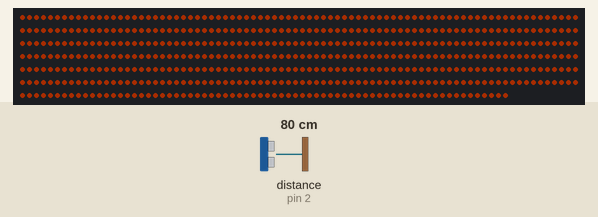
Recording of a sketch running on a simulated Arduino Uno, built with avr-gcc and run on an emulated ATmega328P. Parts: 550 RGB LEDs in strip order, left to right, continuing on the next row. Wiring (inferred from the names in the program): ultrasonic range finder: trigger pin 3; echo pin 2. Inputs (shaded band) come from the test bench; at power-on: distance to the obstacle (sensor on pin 2) 80 cm. The echo pulse lasts 58.3 µs per cm; dim RGB values are drawn brighter than linear.

Above: at 6.2 s.
6.3 s: distance to the obstacle (sensor on pin 2) set to 250 cm
At 7.5 s:
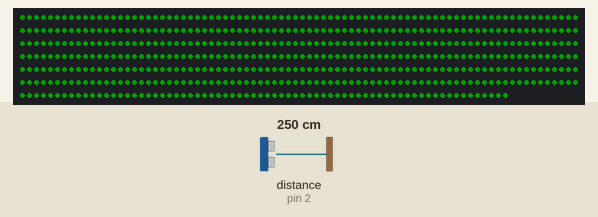
7.8 s: distance to the obstacle (sensor on pin 2) set to 197 cm
At 8.4 s:
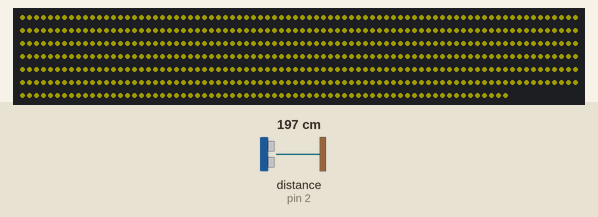
9.3 s: distance to the obstacle (sensor on pin 2) set to 299 cm
At 10.5 s:
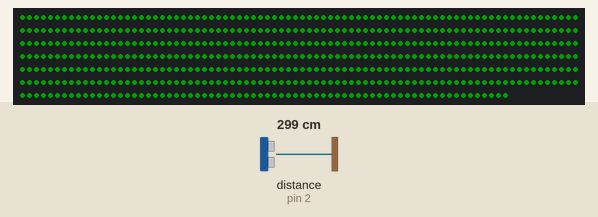
Timing chart, 0 to 12.3 s (numbered marks = the images above; inputs shaded):
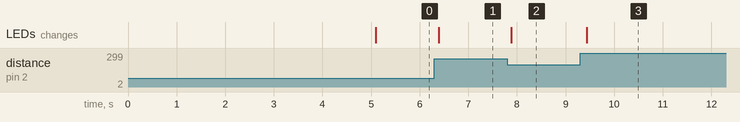

Measured:
- after the input at 6.3 s, the LEDs: change after 0.09 s (image 1)
- after the input at 7.8 s, the LEDs: change after 0.08 s (image 2)
- after the input at 9.3 s, the LEDs: change after 0.14 s (image 3)

The sketch:

forestCode.ino
```cpp
#include <Adafruit_NeoPixel.h>
#ifdef __AVR__
#include <avr/power.h> // Required for 16 MHz Adafruit Trinket
#endif

// Which pin on the Arduino is connected to the NeoPixels?
// On a Trinket or Gemma we suggest changing this to 1:
#define LED_PIN    6

// How many NeoPixels are attached to the Arduino?
#define LED_COUNT 550


// Declare our NeoPixel strip object:
Adafruit_NeoPixel strip(LED_COUNT, LED_PIN, NEO_GRB + NEO_KHZ800);
// Argument 1 = Number of pixels in NeoPixel strip
// Argument 2 = Arduino pin number (most are valid)
// Argument 3 = Pixel type flags, add together as needed:
//   NEO_KHZ800  800 KHz bitstream (most NeoPixel products w/WS2812 LEDs)
//   NEO_KHZ400  400 KHz (classic 'v1' (not v2) FLORA pixels, WS2811 drivers)
//   NEO_GRB     Pixels are wired for GRB bitstream (most NeoPixel products)
//   NEO_RGB     Pixels are wired for RGB bitstream (v1 FLORA pixels, not v2)
//   NEO_RGBW    Pixels are wired for RGBW bitstream (NeoPixel RGBW products)


//Values used to test, without loosing the calibrated values
//unsigned long gunshotTime[] = {63000, 98000, 193000, 275000};
//unsigned long gunshotEnd[] = {66000, 102000, 199000};

//Papa Bois Values: values needed to be calibrated taking into account that the pixels take roughly 5 secs to change
unsigned long gunshotTime[] = {25000, 41000, 80500, 130000};
unsigned long gunshotEnd[] = {29000, 43800, 85200};

//RGB Values of the NeoPixels
int Rcolor, Gcolor, Bcolor, treeBright;
int UltraRcolor, UltraGcolor, UltraBcolor, UltraTreeBright;

const int ledPin =  8;// the number of the LED pin

// Variables will change:
int ledState = LOW;             // ledState used to set the LED

boolean gunRing = false;       // boolean used to determine whether to prioritise sound values or ultrasonic values

const int pingPin = 3; // Trigger Pin of Ultrasonic Sensor
const int echoPin = 2; // Echo Pin of Ultrasonic Sensor

unsigned long UltraPreviousMillis = 0;

const long UltraInterval = 100;


void setup() {
  // put your setup code here, to run once:

  Serial.begin(9600);
  Rcolor = 0;
  Gcolor = 150;
  Bcolor = 0;
  treeBright = 50;

  UltraRcolor = 0;
  UltraGcolor = 150;
  UltraBcolor = 0;
  UltraTreeBright = 150;

#if defined(__AVR_ATtiny85__) && (F_CPU == 16000000)
  clock_prescale_set(clock_div_1);
#endif
  // END of Trinket-specific code.

  strip.begin();           // INITIALIZE NeoPixel strip object (REQUIRED)

  // initiating with blue and giving a delay so as to set up all the trees before the music starts
    for (int i = 0; i < strip.numPixels(); i += 2) {
      strip.setPixelColor(i, strip.Color(0, 0, 150));
    }
  strip.show();
//  Turn OFF all pixels ASAP
  strip.setBrightness(treeBright); // Set BRIGHTNESS to about 1/5 (max = 255)

  pinMode(echoPin, INPUT);

  delay(5000);
}

void loop() {
  // put your main code here, to run repeatedly:

  CheckTime();
  ultraSonicMeasure();
  DistPix(strip.Color(UltraRcolor,   UltraGcolor,   UltraBcolor)); // Red);
  //  SoundPix(strip.Color(Rcolor,   Gcolor,   Bcolor)); // Red

}


//Checks the time of millis and change color when the gun shot rings (coded to music)
void CheckTime() {
  unsigned long currentMillis = millis();

  for (int i = 0; i < 4; i++) {
    if (currentMillis > gunshotTime[i] && currentMillis < gunshotEnd[i]) {
      gunRing = true;
      UltraRcolor = 150;
      UltraGcolor = 0;
      UltraBcolor = 0;
      //      ledState = HIGH;
      treeBright = 50 * (i + 2);
    } else if (currentMillis > gunshotEnd[i] && currentMillis < gunshotTime[i + 1]) {
      gunRing = false;
      UltraRcolor = 0;
      UltraGcolor = 150;
      UltraBcolor = 0;
      //      ledState = LOW;
      treeBright = 50;

    }
  }
}

//Changes all the even lights based on CheckTime
//void SoundPix(uint32_t color) {
//  for (int i = 0; i < strip.numPixels(); i += 2) { // For each pixel in strip...
//    strip.setPixelColor(i, color);         //  Set pixel's color (in RAM)
//    //    strip.show();                          //  Update strip to match
//    //    delay(wait);                           //  Pause for a moment
//    //    strip.setBrightness(treeBright);
//  }
//  strip.show();
//}

//Measures how far someone is from the tree
void ultraSonicMeasure() {

  unsigned long UltraCurrentMillis = millis();

  if (UltraCurrentMillis - UltraPreviousMillis >= UltraInterval) {
    UltraPreviousMillis = UltraCurrentMillis;

    long duration, inches, cm;
    pinMode(pingPin, OUTPUT);
    digitalWrite(pingPin, LOW);
    delayMicroseconds(2);
    digitalWrite(pingPin, HIGH);
    delayMicroseconds(10);
    digitalWrite(pingPin, LOW);

    duration = pulseIn(echoPin, HIGH);
    inches = microsecondsToInches(duration);
    cm = microsecondsToCentimeters(duration);

    if (gunRing == false) {

      for (int i = 1; i < strip.numPixels(); i += 2) { // For each pixel...

        if (cm <= 200 && gunRing == false) {
          // pixels.Color() takes RGB values, from 0,0,0 up to 255,255,255
          // Here we're using a moderately bright green color:

          UltraRcolor = map(cm, 200, 0, 150, 255);
          UltraGcolor = map(cm, 200, 0, 150, 0);

        } else  {
          UltraRcolor = 0;
          UltraGcolor = 150;
        }

      }
      //    delay(DELAYVAL); // Pause before next pass through loop
    }
  }
}

//UPDATED: Shows all the pixels:
//Displays the odd pixels based on distance
void DistPix(uint32_t color) {
  for (int i = 0; i < strip.numPixels(); i ++) { // For each pixel in strip...
    strip.setPixelColor(i, color);         //  Set pixel's color (in RAM)
    //    strip.show();                          //  Update strip to match
    //    delay(wait);                           //  Pause for a moment
    //    strip.setBrightness(UltraTreeBright);
  }
  strip.show();
}

//turns microseconds to inches and centimeters
long microsecondsToInches(long microseconds) {
  return microseconds / 74 / 2;
}

long microsecondsToCentimeters(long microseconds) {
  return microseconds / 29 / 2;
}
```
